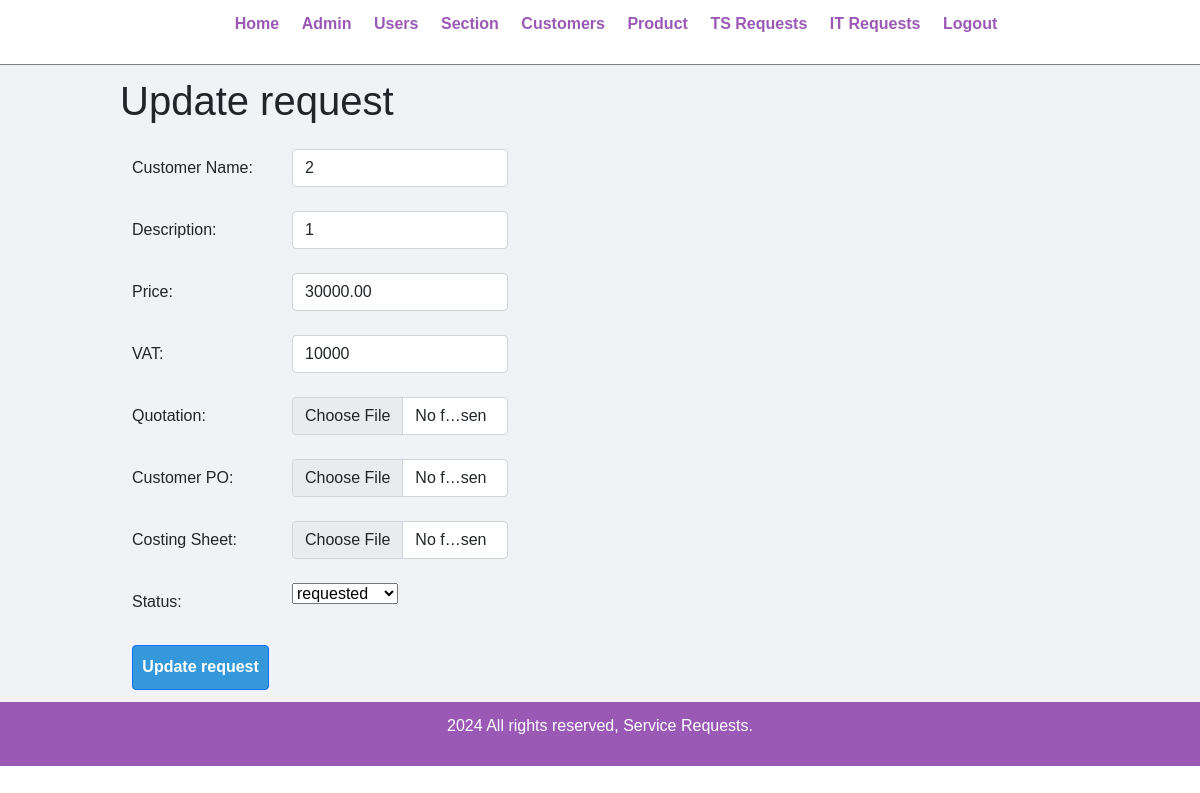
Screenshot of /update-it-request.php?id=2 (signed in) with the database file from the repository.
### tables this page shows
CREATE TABLE `tbl_it_request` (
  `id` int(10) UNSIGNED NOT NULL,
  `request_date` timestamp NOT NULL DEFAULT current_timestamp() ON UPDATE current_timestamp(),
  `customer_name` varchar(150) NOT NULL,
  `quotation` varchar(255) NOT NULL,
  `customer_po` varchar(255) NOT NULL,
  `costing_sheet` varchar(255) NOT NULL,
  `currency` varchar(10) NOT NULL,
  `price` decimal(10,2) NOT NULL,
  `vat` decimal(10,0) NOT NULL,
  `total` decimal(10,2) NOT NULL,
  `status` varchar(50) NOT NULL,
  `sales_person` varchar(150) NOT NULL,
  `description` varchar(150) NOT NULL
);

### update-it-request.php (the view, shortened to what this page needs)
<?php include('partials/menu.php'); ?>
<div class="main-content">
    <div class="wrapper">
        <h1 class="row mb-4">Update request</h1>
        <?php
            if(isset($_GET['id']))
            {
                $id=$_GET['id'];
                $sql = "SELECT * FROM tbl_it_request WHERE id=$id";
                $res = mysqli_query($conn, $sql);
                $count = mysqli_num_rows($res);
                if($count==1)
                {
                    $row=mysqli_fetch_assoc($res);
                    $description = $row['description'];
                    $price = $row['price'];
                    $vat = $row['vat'];
                    $quotation = $row['quotation'];
                    $status = $row['status'];
                    $customer_name = $row['customer_name'];
                    $customer_po = $row['customer_po'];
                    $costing_sheet = $row['costing_sheet'];
                }
                else
                {
                    header('location:'.SITEURL.'manage-it-request.php');
                }
            }
            else
            {
                header('location:'.SITEURL.'manage-it-request.php');
            }
        ?>
        <form action="" method="POST">
            <div class="row mb-4">
                <label for="inputCustomerName" class="col-sm-2 col-form-label">Customer Name:</label>
                <div class="col-sm-3">
                <input type="text" id="customer_name" name="customer_name" value="<?php echo $customer_name; ?>" class="form-control">
                </div>
            </div>
            <div class="row mb-4">
                <label for="inputDescription" class="col-sm-2 col-form-label">Description:</label>
                <div class="col-sm-3">
                <input type="text" id="description" name="description" value="<?php echo $description; ?>" class="form-control">
                </div>
            </div>
            <div class="row mb-4">
                <label for="inputPrice" class="col-sm-2 col-form-label">Price:</label>
                <div class="col-sm-3">
                <input type="number" id="price" name="price" value="<?php echo $price; ?>" class="form-control">
                </div>
            </div>
            <div class="row mb-4">
                <label for="inputVAT" class="col-sm-2 col-form-label">VAT:</label>
                <div class="col-sm-3">
                <input type="number" id="vat" name="vat" value="<?php echo $vat; ?>" class="form-control">
                </div>
            </div>
            <div class="row mb-4">
                <label for="inputquotation" class="col-sm-2 col-form-label">Quotation:</label>
                <div class="col-sm-3">
                <input type="file" id="quotation" name="quotation" value="<?php echo $quotation; ?>" class="form-control">
                </div>
            </div>
            <div class="row mb-4">
                <label for="inputPo" class="col-sm-2 col-form-label">Customer PO:</label>
                <div class="col-sm-3">
                <input type="file" id="customer_po" name="customer_po" value="<?php echo $customer_po; ?>" class="form-control">
                </div>
            </div>
            <div class="row mb-4">
                <label for="inputCostingsheet" class="col-sm-2 col-form-label">Costing Sheet:</label>
                <div class="col-sm-3">
                <input type="file" id="costing_sheet" name="costing_sheet" value="<?php echo $costing_sheet; ?>" class="form-control">
                </div>
            </div>
            <div class="row mb-4">
                <label for="inputStatus" class="col-sm-2 col-form-label">Status:</label>
                <div class="col-sm-3">
                    <select name="status">
                        <option <?php if($status=="requested"){echo "selected";} ?> value="requested">requested</option>
                    </select>
                </div>
            </div>
            <input type="submit" name="submit" value="Update request" class="btn btn-primary col-sm-1.2">
        </form>
    </div>
</div>
<?php include('partials/footer.php'); ?>

### css/admin.css (style rules this page uses)
* { margin: 0; padding: 0; font-family: Arial, Helvetica, sans-serif; }
.wrapper { padding: 1%; width: 80%; margin: 0 auto; }
.btn-primary { background-color: #3498db; padding: 1%; color: white; text-decoration: none; font-weight: bold; }
.main-content { background-color: #f1f2f6; }

### rows the page displays
tbl_it_request: customer_name "2", description "1", price "30000.00", vat "10000"
